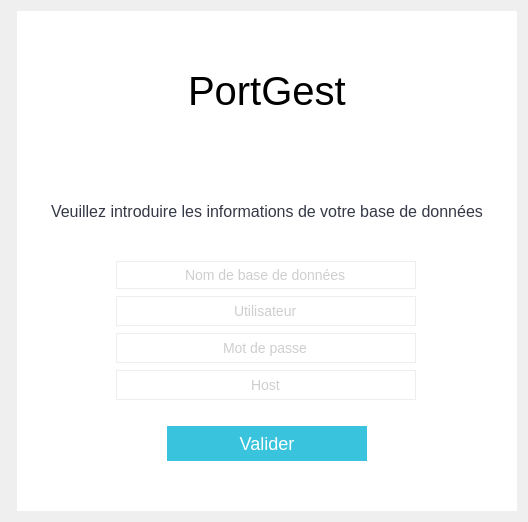
<?xml version="1.0" encoding="UTF-8"?>
<ui version="4.0">
 <class>Form</class>
 <widget class="QWidget" name="Form">
  <property name="geometry">
   <rect>
    <x>0</x>
    <y>0</y>
    <width>516</width>
    <height>512</height>
   </rect>
  </property>
  <property name="windowTitle">
   <string>Form</string>
  </property>
  <layout class="QFormLayout" name="formLayout">
   <item row="0" column="1">
    <widget class="QFrame" name="frame_29">
     <property name="minimumSize">
      <size>
       <width>500</width>
       <height>500</height>
      </size>
     </property>
     <property name="maximumSize">
      <size>
       <width>500</width>
       <height>500</height>
      </size>
     </property>
     <property name="styleSheet">
      <string notr="true">background-color: rgb(255, 255, 255);</string>
     </property>
     <property name="frameShape">
      <enum>QFrame::NoFrame</enum>
     </property>
     <property name="frameShadow">
      <enum>QFrame::Raised</enum>
     </property>
     <layout class="QVBoxLayout" name="verticalLayout_40">
      <property name="spacing">
       <number>15</number>
      </property>
      <property name="leftMargin">
       <number>0</number>
      </property>
      <property name="topMargin">
       <number>0</number>
      </property>
      <property name="rightMargin">
       <number>0</number>
      </property>
      <property name="bottomMargin">
       <number>0</number>
      </property>
      <item alignment="Qt::AlignHCenter">
       <widget class="QLabel" name="label_125">
        <property name="styleSheet">
         <string notr="true">font-size: 40px;</string>
        </property>
        <property name="text">
         <string>PortGest</string>
        </property>
       </widget>
      </item>
      <item alignment="Qt::AlignHCenter">
       <widget class="QLabel" name="label_126">
        <property name="minimumSize">
         <size>
          <width>0</width>
          <height>50</height>
         </size>
        </property>
        <property name="maximumSize">
         <size>
          <width>16777215</width>
          <height>50</height>
         </size>
        </property>
        <property name="styleSheet">
         <string notr="true">font-size: 16px;
color: #353946;</string>
        </property>
        <property name="text">
         <string>Veuillez introduire les informations de votre base de données</string>
        </property>
       </widget>
      </item>
      <item alignment="Qt::AlignHCenter|Qt::AlignVCenter">
       <widget class="QFrame" name="frame">
        <property name="minimumSize">
         <size>
          <width>320</width>
          <height>160</height>
         </size>
        </property>
        <property name="maximumSize">
         <size>
          <width>320</width>
          <height>160</height>
         </size>
        </property>
        <property name="styleSheet">
         <string notr="true">border:none;</string>
        </property>
        <property name="frameShape">
         <enum>QFrame::StyledPanel</enum>
        </property>
        <property name="frameShadow">
         <enum>QFrame::Raised</enum>
        </property>
        <layout class="QVBoxLayout" name="verticalLayout">
         <item>
          <widget class="QLineEdit" name="tel_8">
           <property name="minimumSize">
            <size>
             <width>300</width>
             <height>25</height>
            </size>
           </property>
           <property name="maximumSize">
            <size>
             <width>300</width>
             <height>28</height>
            </size>
           </property>
           <property name="styleSheet">
            <string notr="true">color: rgb(206, 206, 206);
border: 1.3px solid rgb(238, 238, 238);
font-size: 14px;</string>
           </property>
           <property name="text">
            <string>Nom de base de données</string>
           </property>
           <property name="alignment">
            <set>Qt::AlignCenter</set>
           </property>
          </widget>
         </item>
         <item>
          <widget class="QLineEdit" name="lineEdit">
           <property name="minimumSize">
            <size>
             <width>300</width>
             <height>30</height>
            </size>
           </property>
           <property name="maximumSize">
            <size>
             <width>300</width>
             <height>30</height>
            </size>
           </property>
           <property name="styleSheet">
            <string notr="true">color: rgb(206, 206, 206);
border: 1.3px solid rgb(238, 238, 238);
font-size: 14px;</string>
           </property>
           <property name="text">
            <string>Utilisateur</string>
           </property>
           <property name="alignment">
            <set>Qt::AlignCenter</set>
           </property>
          </widget>
         </item>
         <item>
          <widget class="QLineEdit" name="mdp_4">
           <property name="minimumSize">
            <size>
             <width>300</width>
             <height>30</height>
            </size>
           </property>
           <property name="maximumSize">
            <size>
             <width>300</width>
             <height>30</height>
            </size>
           </property>
           <property name="styleSheet">
            <string notr="true">border: 1.3px solid rgb(238, 238, 238);
color: rgb(206, 206, 206);
font-size: 14px;</string>
           </property>
           <property name="text">
            <string>Mot de passe</string>
           </property>
           <property name="alignment">
            <set>Qt::AlignCenter</set>
           </property>
          </widget>
         </item>
         <item>
          <widget class="QLineEdit" name="lineEdit_2">
           <property name="minimumSize">
            <size>
             <width>300</width>
             <height>30</height>
            </size>
           </property>
           <property name="maximumSize">
            <size>
             <width>300</width>
             <height>30</height>
            </size>
           </property>
           <property name="styleSheet">
            <string notr="true">border: 1.3px solid rgb(238, 238, 238);
color: rgb(206, 206, 206);
font-size: 14px;</string>
           </property>
           <property name="text">
            <string>Host</string>
           </property>
           <property name="alignment">
            <set>Qt::AlignCenter</set>
           </property>
          </widget>
         </item>
        </layout>
       </widget>
      </item>
      <item alignment="Qt::AlignHCenter">
       <widget class="QPushButton" name="connecter_4">
        <property name="minimumSize">
         <size>
          <width>200</width>
          <height>35</height>
         </size>
        </property>
        <property name="maximumSize">
         <size>
          <width>200</width>
          <height>35</height>
         </size>
        </property>
        <property name="styleSheet">
         <string notr="true">font-size: 18px;
border: none;
background-color: rgb(57, 195, 221);
padding: 10px 0px 10px 0px;
color: white;
</string>
        </property>
        <property name="text">
         <string>Valider</string>
        </property>
       </widget>
      </item>
      <item>
       <spacer name="verticalSpacer_53">
        <property name="orientation">
         <enum>Qt::Vertical</enum>
        </property>
        <property name="sizeType">
         <enum>QSizePolicy::Fixed</enum>
        </property>
        <property name="sizeHint" stdset="0">
         <size>
          <width>25</width>
          <height>50</height>
         </size>
        </property>
       </spacer>
      </item>
     </layout>
    </widget>
   </item>
  </layout>
 </widget>
 <resources/>
 <connections/>
</ui>
